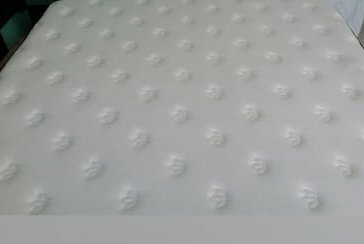
#> input picture everclean-ags/gen/cat-colchon.png, 364 x 244 px, given in place of catalogo_sofa-seccional-antes-despues_fb.jpg, which was not available
$ python crop2.py
#> lines starting #> are read from the running program, lines starting #| are printed output that depends on the picture; pictures that were not available may be replaced by others from this repository, and a replacement may not be noted
from PIL import Image
import os
SRC = "/Users/emmanuelcruzsalas/Prospeccion-Web-Ags/krevo-muestras/everclean-ags/research/fotos"
GEN = "/Users/emmanuelcruzsalas/Prospeccion-Web-Ags/krevo-muestras/everclean-ags/gen"

def sv(im, name):
    p = os.path.join(GEN, name)
    im.save(p, quality=95)
    print(name, im.size)

sofa = Image.open(f"{SRC}/catalogo_sofa-seccional-antes-despues_fb.jpg")
#> sofa is the input picture: PIL image 364x244 RGB; mean R, G, B 157.3, 159.4, 157.3
sofa_antes = sofa.crop((0, 66, 414, 207))
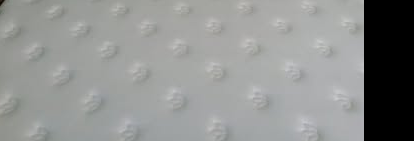
#> sofa_antes: PIL image 414x141 RGB; mean R, G, B 143.1, 144.7, 143.3
sv(sofa_antes, "sofa-antes-src.png")
#| sofa-antes-src.png (414, 141)

silla = Image.open(f"{SRC}/catalogo_silla-metal-antes-despues_ig.jpg")
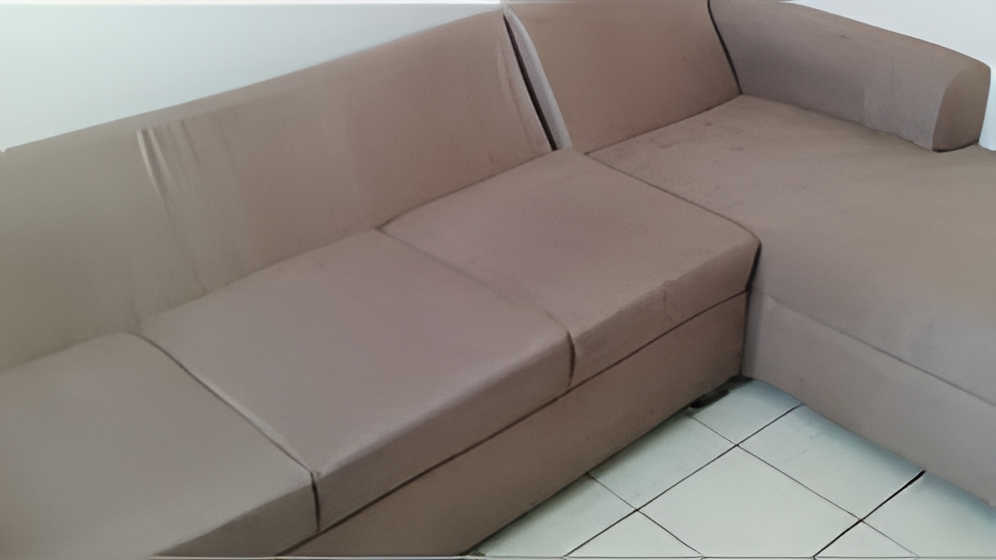
#> input picture everclean-ags/gen/cat-salas-x4.png, 996 x 560 px, given in place of catalogo_silla-metal-antes-despues_ig.jpg, which was not available
#> silla is the input picture: PIL image 996x560 RGB; mean R, G, B 137.8, 130, 124.1
silla_antes = silla.crop((10, 210, 260, 640))
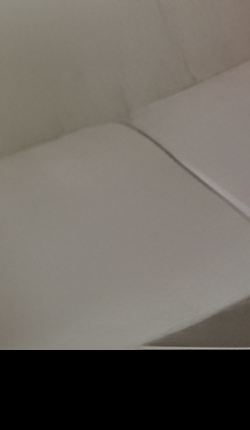
#> silla_antes: PIL image 250x430 RGB; mean R, G, B 108.2, 103.1, 96.1
sv(silla_antes, "silla-antes.webp")
#| silla-antes.webp (250, 430)
